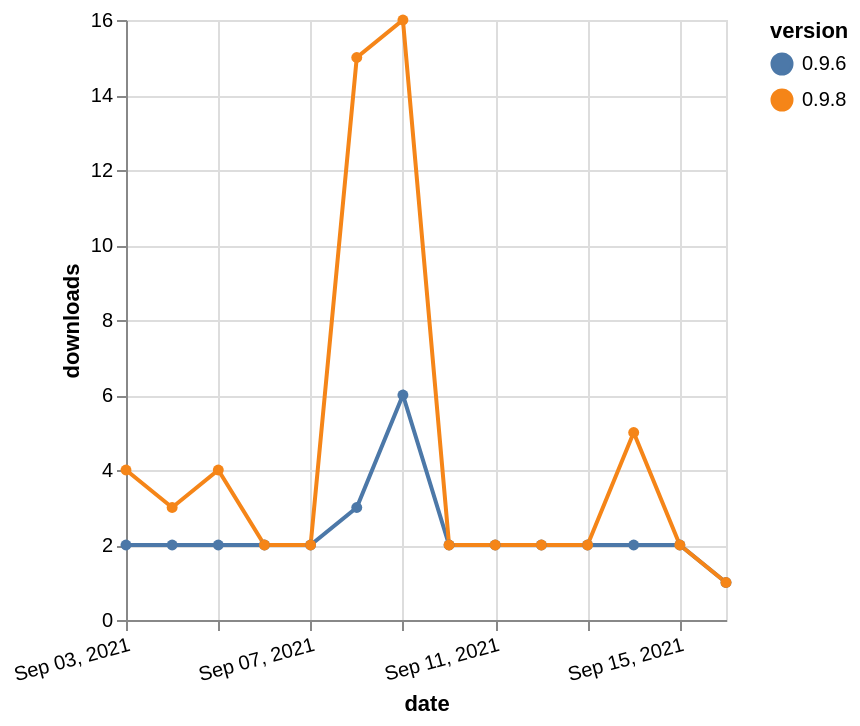

Express this chart as Vega-Lite.
### Vega-Lite specification from a JSON file in a GitHub repository (floating-point values rounded to 4 significant figures)
{"$schema": "https://vega.github.io/schema/vega-lite/v5.json", "description": "A simple bar chart with embedded data.", "data": {"values": [{"date": "2021-09-03", "total": 4114, "delta": 2, "version": "0.9.6"}, {"date": "2021-09-04", "total": 4116, "delta": 2, "version": "0.9.6"}, {"date": "2021-09-05", "total": 4118, "delta": 2, "version": "0.9.6"}, {"date": "2021-09-06", "total": 4120, "delta": 2, "version": "0.9.6"}, {"date": "2021-09-07", "total": 4122, "delta": 2, "version": "0.9.6"}, {"date": "2021-09-08", "total": 4125, "delta": 3, "version": "0.9.6"}, {"date": "2021-09-09", "total": 4131, "delta": 6, "version": "0.9.6"}, {"date": "2021-09-10", "total": 4133, "delta": 2, "version": "0.9.6"}, {"date": "2021-09-11", "total": 4135, "delta": 2, "version": "0.9.6"}, {"date": "2021-09-12", "total": 4137, "delta": 2, "version": "0.9.6"}, {"date": "2021-09-13", "total": 4139, "delta": 2, "version": "0.9.6"}, {"date": "2021-09-14", "total": 4141, "delta": 2, "version": "0.9.6"}, {"date": "2021-09-15", "total": 4143, "delta": 2, "version": "0.9.6"}, {"date": "2021-09-16", "total": 4144, "delta": 1, "version": "0.9.6"}, {"date": "2021-09-03", "total": 2240, "delta": 4, "version": "0.9.8"}, {"date": "2021-09-04", "total": 2243, "delta": 3, "version": "0.9.8"}, {"date": "2021-09-05", "total": 2247, "delta": 4, "version": "0.9.8"}, {"date": "2021-09-06", "total": 2249, "delta": 2, "version": "0.9.8"}, {"date": "2021-09-07", "total": 2251, "delta": 2, "version": "0.9.8"}, {"date": "2021-09-08", "total": 2266, "delta": 15, "version": "0.9.8"}, {"date": "2021-09-09", "total": 2282, "delta": 16, "version": "0.9.8"}, {"date": "2021-09-10", "total": 2284, "delta": 2, "version": "0.9.8"}, {"date": "2021-09-11", "total": 2286, "delta": 2, "version": "0.9.8"}, {"date": "2021-09-12", "total": 2288, "delta": 2, "version": "0.9.8"}, {"date": "2021-09-13", "total": 2290, "delta": 2, "version": "0.9.8"}, {"date": "2021-09-14", "total": 2295, "delta": 5, "version": "0.9.8"}, {"date": "2021-09-15", "total": 2297, "delta": 2, "version": "0.9.8"}, {"date": "2021-09-16", "total": 2298, "delta": 1, "version": "0.9.8"}]}, "width": "container", "mark": {"type": "line", "point": {"filled": true}}, "encoding": {"x": {"field": "date", "type": "temporal", "timeUnit": "yearmonthdate", "title": "date", "axis": {"labelAngle": -15}}, "y": {"field": "delta", "type": "quantitative", "title": "downloads"}, "color": {"field": "version", "type": "nominal"}, "tooltip": {"field": "delta"}}}
